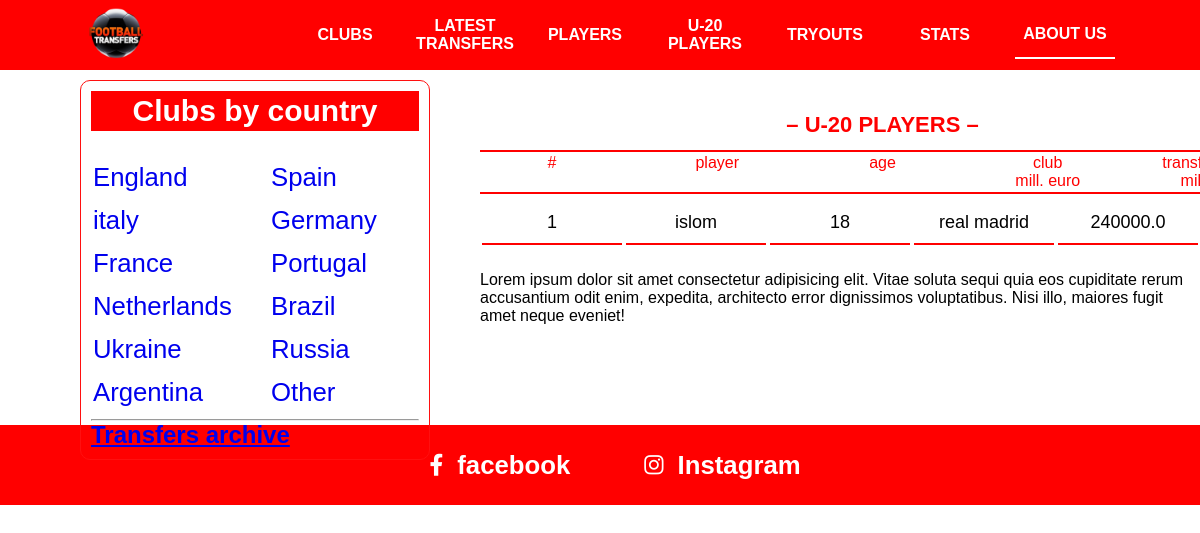
/playersu20/, run on the app's committed database.
### asosiy/models.py (models this page shows, shortened)
class Player(models.Model):
    ism=models.CharField(max_length=50)
    pozitsiya=models.CharField(max_length=50)
    millat=models.CharField(max_length=50)
    tr_narx=models.FloatField()
    tug_yil=models.DateField()
    club=models.ForeignKey(Club,on_delete=models.CASCADE)

class Club(models.Model):
    nom=models.CharField(max_length=50)
    davlat=models.CharField(max_length=50)
    logo=models.FileField()
    president=models.CharField(max_length=50)
    murabbiy=models.CharField(max_length=50)
    yil=models.DateField()
    eng_katta_t=models.FloatField()
    eng_katta_sotuv=models.FloatField()
    def __str__(self):
        return self.nom

### asosiy/views.py (the view)
# urls.py: path('playersu20/', u20players),
def u20players(request):
    from datetime import date,timedelta
    bugun=date.today()
    boshi=bugun-timedelta(days=(365*20)+5)
    data={
        "player":Player.objects.filter(tug_yil__range=[boshi,bugun]).order_by("-tr_narx","tug_yil"),
        "bugun":bugun.year
    }
    return render(request,"U-20 players.html",data)

### templates/U-20 players.html
{%extends "header.html"%}
    {%block content%}
      <div class="nav">
          <h2>– U-20 PLAYERS –</h2>
          <table class="content-nav">
            <thead>
              <tr>
                <td>#</td>
                <td>player</td>
                <td>age</td>
                <td>
                  club <br />
                  mill. euro
                </td>
                <td>
                  transfer value, <br />
                  mill. euro
                </td>
              </tr>
            </thead>
          </table>
        </div>
      <div class="content">
        <table class="players">
          {%for i in player%}
          <tr>
            {%load mathfilters%}
            <td>{{forloop.counter}} </td>
            <td> {{i.ism}}</td>
            <td>{{bugun|sub:i.tug_yil.year}}</td>
            <td>{{i.club}}</td>
            <td>{{i.tr_narx}}</td>
          </tr>
          {%endfor%}
        </table>
        <p>
          Lorem ipsum dolor sit amet consectetur adipisicing elit. Vitae soluta
          sequi quia eos cupiditate rerum accusantium odit enim, expedita,
          architecto error dignissimos voluptatibus. Nisi illo, maiores fugit
          amet neque eveniet!
        </p>
      </div>
     {%endblock%}

### static/css/main.css (style rules this page uses)
* { margin: 0; padding: 0; box-sizing: border-box; }
.nav { width: 805px; background-color: white; position: fixed; left: 480px; top: 70px; }
.nav h2 { text-align: center; color: red; line-height: 50px; padding-top: 30px; font-size: 22px; }
.players { width: 100%; }
.players tr { display: flex; flex-wrap: wrap; justify-content: space-between; }
.players tr td { width: 140px; margin-bottom: 4px; padding: 10px 0px; font-size: 18px; border-bottom: 2px solid rgb(255, 0, 0); text-align: center; }
.content { max-width: 800px; margin-left: 480px; margin-top: 200px; padding-bottom: 100px; }
.content p, .content b { margin-top: 20px; }
.content-nav { border-top: 2px solid rgb(255, 0, 0); border-bottom: 2px solid rgb(255, 0, 0); width: 100%; }
.content-nav tr { display: flex; justify-content: space-between !important; }
.content-nav tr td { width: 140px; color: red; text-align: center; }

### data on the page
Player: ism "islom", tug_yil "18", club "real madrid", tr_narx "240000.0"
